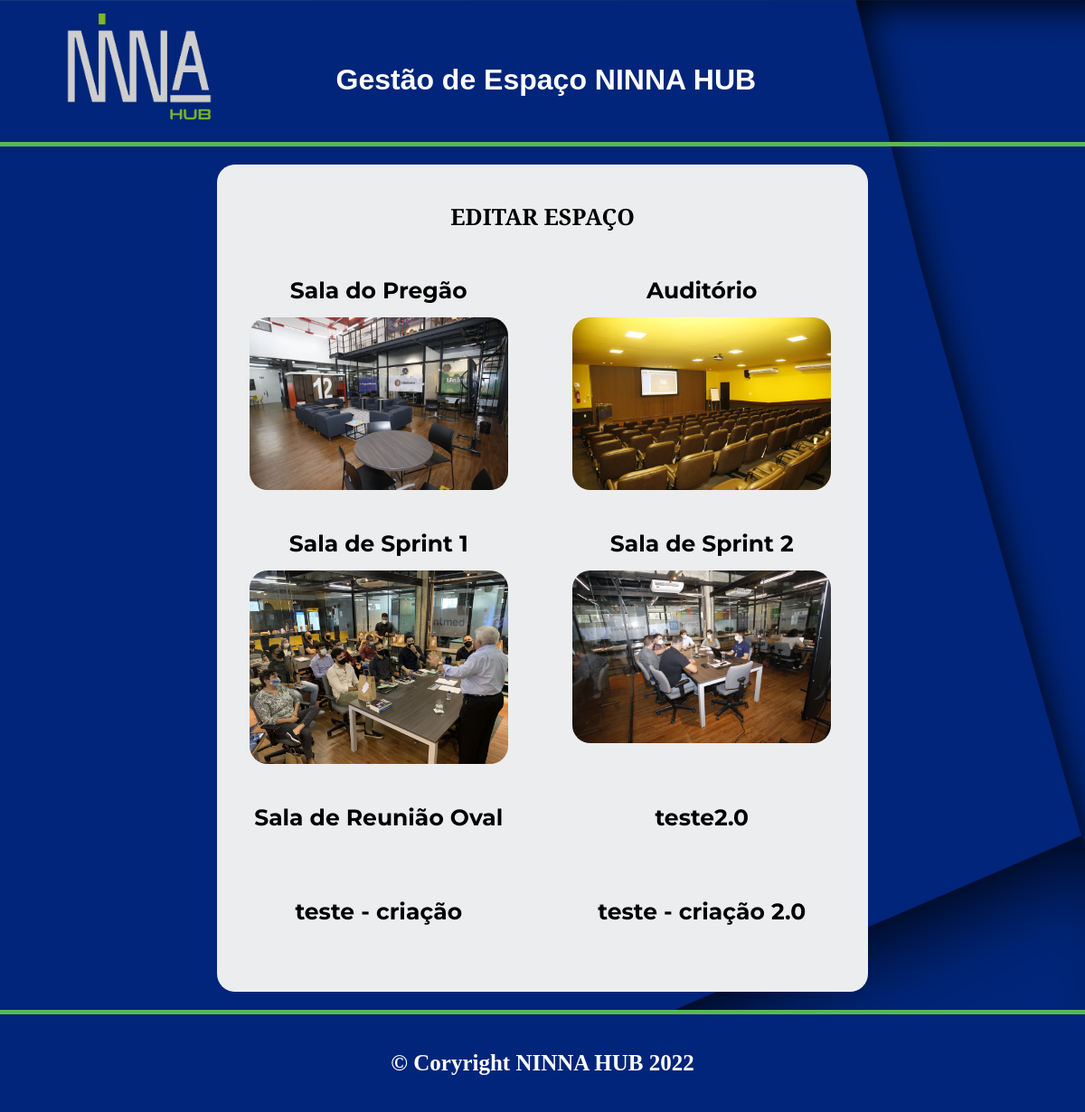
/editar_espaco/, run on an earlier commit of the app's database.
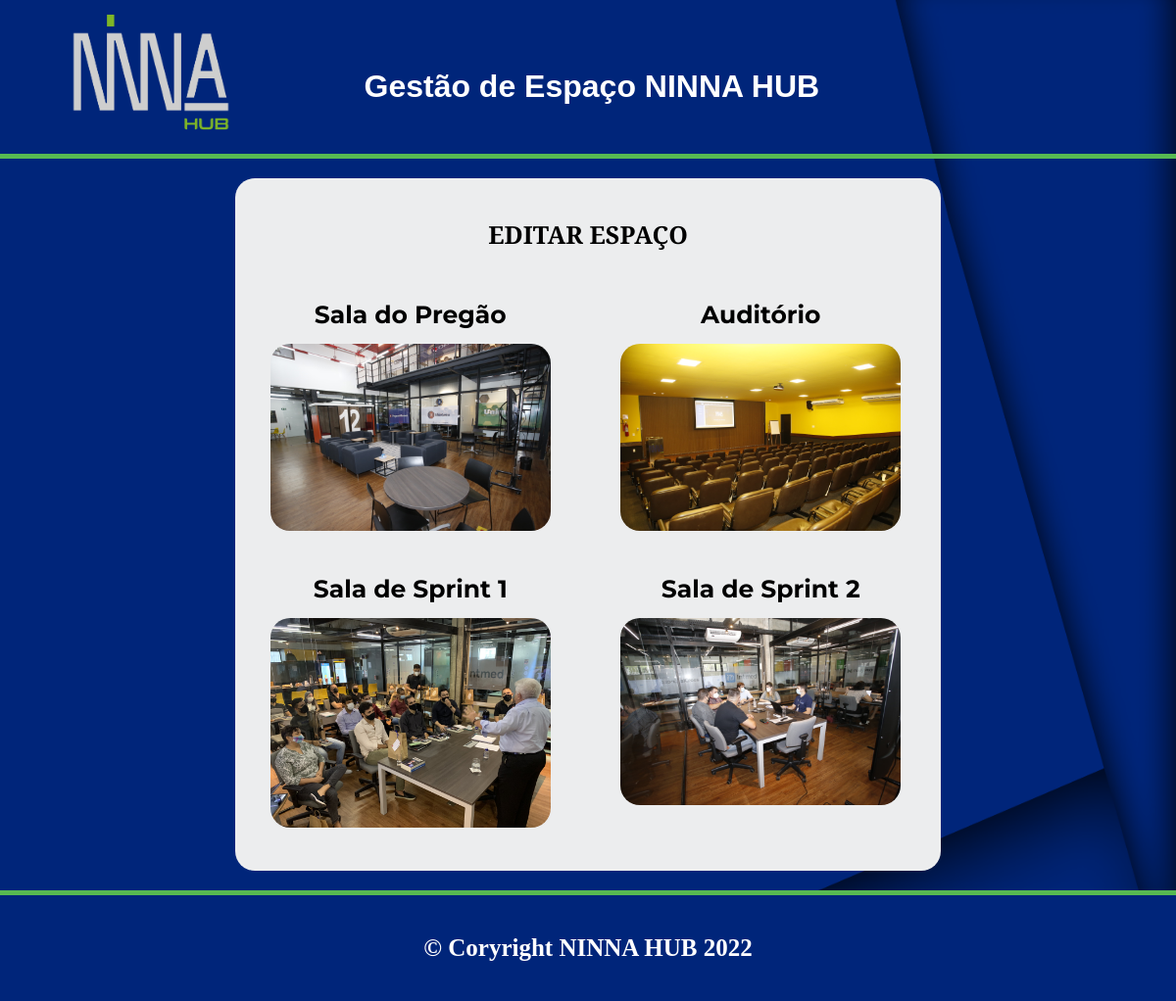
And on a later commit of the database.
### registro/models.py (models this page shows, shortened)
class Espacos(models.Model):
    nome = models.CharField(max_length=30)
    descricao = models.TextField(max_length=1000)
    imagem1 = models.ImageField(upload_to='fotos/espacos/imagem1', blank=True)
    imagem2 = models.ImageField(upload_to='fotos/espacos/imagem2', blank=True)
    imagem3 = models.ImageField(upload_to='fotos/espacos/imagem3', blank=True)
    imagem4 = models.ImageField(upload_to='fotos/espacos/imagem4', blank=True)

### registro/views.py (the view)
# urls.py: path('editar_espaco/', views.editar_espaco, name='editar_espaco'),
def editar_espaco(request):
    espaco = Espacos.objects.all()
    espacos_a_exibir = {
        'espacos' : espaco
    }
    return render(request, 'espacos/editar_espaco.html', espacos_a_exibir)

### registro/templates/espacos/editar_espaco.html (shortened to what this page needs)
{% extends 'base.html' %}
{% load static %}
{% block 'head' %}
  <link rel="stylesheet" href="{% static 'registro/css/home.css' %}" />
{% endblock %}
{% block 'body' %}
  <header>
    <img src="{% static 'registro/img/NINNA CINZA.png' %}" alt="" />
    <h1>Gestão de Espaço NINNA HUB</h1>
  </header>
  <main>
    <div class="div-branca">
      <h4>Editar Espaço</h4>
      <div class="mae-espacos">
        {% if espacos %}
        {% for espaco in espacos %}
            <div class="espacos">
                <a href="{% url 'editar_espaco_id' espaco.id %}">
                  <p>{{ espaco.nome }}</p>
                  <img src="{{ espaco.imagem1.url }}" alt="">
                </a>
            </div>
        {% endfor %}
        {% endif %}
      </div>
  </div>
  </main>
  <footer>
    <p>&copy; Coryright NINNA HUB 2022</p>
  </footer>
{% endblock %}

What changed in the data, as far as the page shows it:
removed Espacos: nome "Sala de Reunião Oval"
removed Espacos: nome "teste2.0"
removed Espacos: nome "teste - criação"
removed Espacos: nome "teste - criação 2.0"
